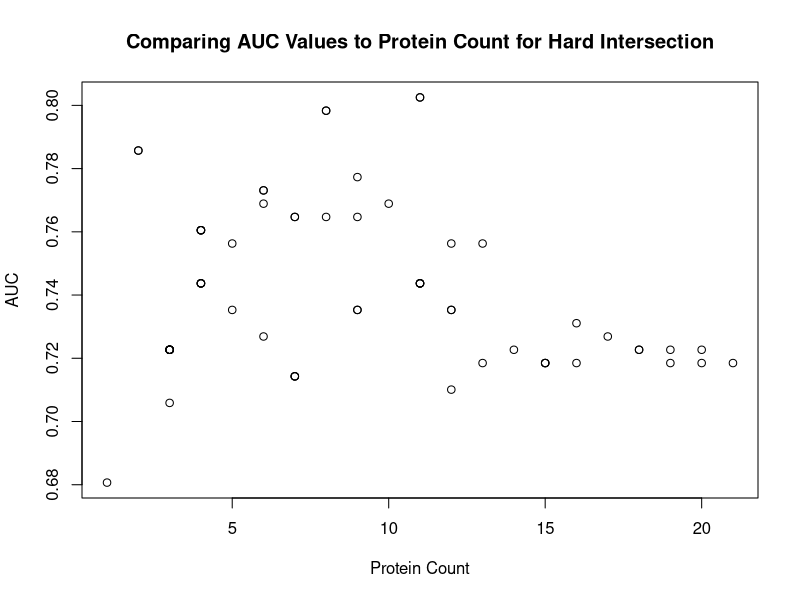
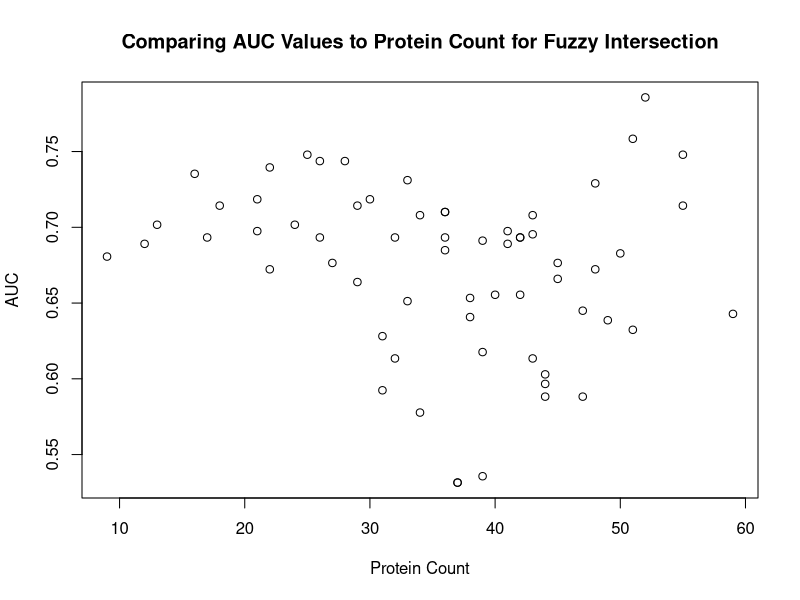
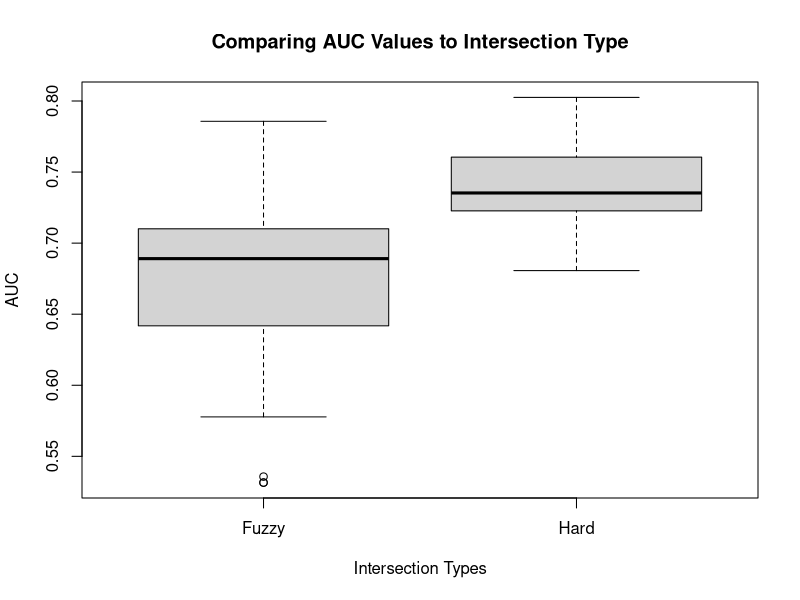

The R script that drew these images, in order:
## ---- chunk 1
# load any other packages and read data here
library(tidyverse)
library(knitr)
## ---- chunk 2
finalResults <- read.csv('../data/Q3v2_results.csv')
finalResults_rearange <- finalResults %>%
  group_by(proteins_s1,	proteins_s2, intersection) %>%
  mutate(group_auc = .estimate[.metric == 'roc_auc']) %>%
  ungroup() %>%
  arrange(desc(group_auc), proteins_s1,	proteins_s2, intersection)
kable(head(finalResults_rearange[,c(2,4,5,6,7,8)], n = 20), 
      col.names = c('Metric', 
                    'Estimte', 
                    'Proteins T-test', 
                    'Proteins Random Forest', 
                    'Total Proteins', 
                    'Intersection Type'),
      caption = 'Metrics for Some Higher Performing Models Sorted by AUC')
plot(finalResults[finalResults$intersection != 'Fuzzy' &  finalResults$.metric == 'roc_auc',]$.estimate ~ finalResults[finalResults$intersection != 'Fuzzy' &  finalResults$.metric == 'roc_auc',]$total_proteins,
     main = 'Comparing AUC Values to Protein Count for Hard Intersection', ylab = 'AUC', xlab = 'Protein Count')

plot(finalResults[finalResults$intersection != 'Hard' &  finalResults$.metric == 'roc_auc',]$.estimate ~ finalResults[finalResults$intersection != 'Hard' &  finalResults$.metric == 'roc_auc',]$total_proteins,
     main = 'Comparing AUC Values to Protein Count for Fuzzy Intersection', ylab = 'AUC', xlab = 'Protein Count')

#Shows that Fuzzy intersection on average performs worse in general
boxplot(finalResults[finalResults$.metric == 'roc_auc',]$.estimate ~ finalResults[finalResults$.metric == 'roc_auc',]$intersection,
        main = 'Comparing AUC Values to Intersection Type', ylab = 'AUC', xlab = 'Intersection Types')
